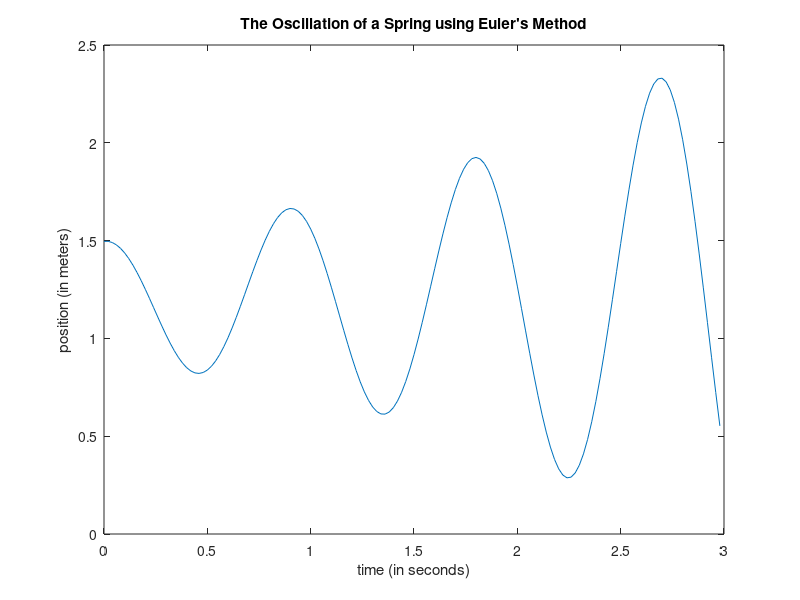
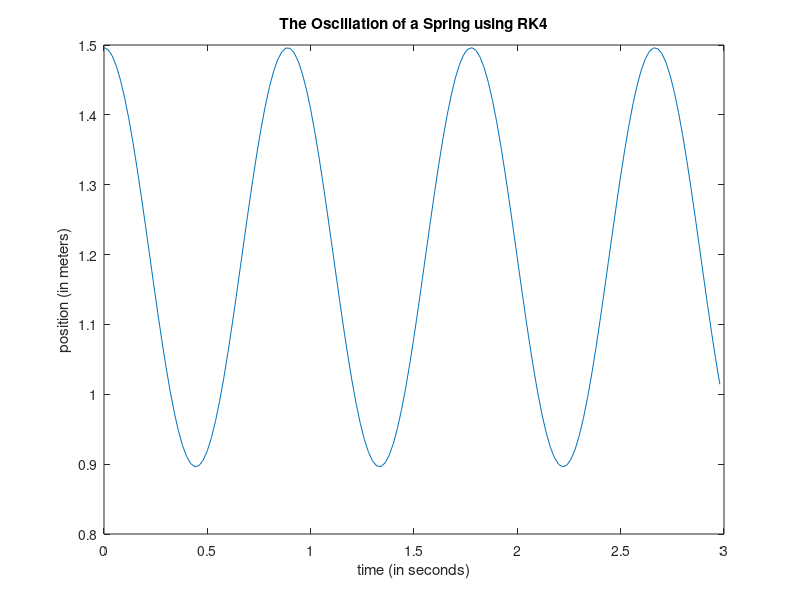

Source code (MATLAB) for these figures, in order:
% Sophia Szady
% Lab 1: Runge-Kutta 4
% 11/2/23

% Exercise 2: Implementing a Runge-Kutta 4 simulation of an undamped
% weighted spring system

%declaring initial parameters for the simulation

g = 9.81; % gravitational constant in m/s^2
k = 10; % spring constant in N/m
m = 0.2; % mass of the weight on the spring 
unweighted_length = 1; % length of the spring without a weight in m
init_displacement = 0.3; % initial displacement of the spring in m
weight_displacement = m*g / k; % amount the weight pulls down on the spring
init_length = unweighted_length + init_displacement + weight_displacement; 
% position at the start of the simualation
displacement = init_length - unweighted_length; %distance from the original
% position
time_step = 0.02; % time step in the simulation
simulation_length = 3; % length of the simulation
num_steps = simulation_length/time_step; % number of iterations in the 
% simulation 
weight = g * m ; % weight = gravitational constant * mass

% setting up an array for the acceleration, velocity, and position values 
% for each time step in the simulation
e_accelerations = zeros(num_steps,1); 
e_velocities = zeros(num_steps,1); 
e_positions = zeros(num_steps,1);

% Euler implementation to understand the system before implementing RK4

e_velocities(1) = 0; % position is not changing at the beginning
e_positions(1) = init_length; % where the spring starts

dvdt = @(ts, pos, vel) ((-k * (pos-unweighted_length))+weight)/m; 
% the rate of change of velocity (the acceleration)
dpdt = @(ts, pos, vel) vel;
% the rate of change of the position (the acceleration)

% As this is a second order system the acceleration is calculated to
% determine the velocity and the velocity determines the position, and the
% position from the previous time step helps calculate the acceleration
for i = 2:num_steps
    % calculating the velocity and position at given time step i 
    e_velocities(i) = e_velocities(i-1) + dvdt(time_step, e_positions(i-1), ...
        e_velocities(i-1)) * time_step;
    e_positions(i) = e_positions(i-1) + dpdt(time_step, e_positions(i-1), ...
        e_velocities(i-1)) *time_step;
end

% graphing the position with respect to time to see the oscillation of the
% spring
figure
plot(0:time_step:simulation_length-time_step,e_positions)
xlabel("time (in seconds)")
ylabel("position (in meters)")
title("The Oscillation of a Spring using Euler's Method")

% RK4 Simulation for the undamped weighted spring system

% initializing the arrays for the velocities and positions over the course
% of the simulation
RK4_velocities = zeros(num_steps,1);
RK4_positions = zeros(num_steps,1);

RK4_accelerations(1) = (-k*displacement+weight)/m; % using initial values
RK4_velocities(1) = 0; % position is not changing at the beginning
RK4_positions(1) = init_length; % where the spring starts


for i = 2:num_steps
    % Delta 1 uses euler's method to calculate the change in position and 
    % velocity at the given time step
    delta_velocity1 = dvdt(time_step*(i-1), RK4_positions(i-1), ...
        RK4_velocities(i-1))* time_step; 
    delta_position1 = dpdt(time_step*(i-1), RK4_positions(i-1), ... 
        RK4_velocities(i-1))* time_step; 
    % Delta 2 estimates halfway between the previous time step and the
    % current time step using delta 1
    delta_velocity2 = dvdt(time_step*(i-1)+time_step*0.5, RK4_positions(i-1)+ ...
        delta_position1*0.5, RK4_velocities(i-1)+delta_velocity1*0.5)*time_step;
    delta_position2 = dpdt(time_step*(i-1)+time_step*0.5, RK4_positions(i-1)+ ...
        delta_position1*0.5, RK4_velocities(i-1)+delta_velocity1*0.5)*time_step;
    % Delta 3 estimates halfway between the previous time step and the
    % current time step using delta 2
    delta_velocity3 = dvdt(time_step*(i-1)+time_step*0.5, RK4_positions(i-1)+ ...
        delta_position2*0.5, RK4_velocities(i-1)+delta_velocity2*0.5)*time_step;
    delta_position3 = dpdt(time_step*(i-1)+time_step*0.5, RK4_positions(i-1)+ ...
        delta_position2*0.5, RK4_velocities(i-1)+delta_velocity2*0.5)*time_step;
    % Delta 4 estimates the change in position and velocity using delta 3 
    delta_velocity4 = dvdt(time_step*(i-1)+time_step, RK4_positions(i-1)+ ...
        delta_position3, RK4_velocities(i-1)+delta_velocity3)*time_step;
    delta_position4 = dpdt(time_step*(i-1)+time_step, RK4_positions(i-1)+ ...
        delta_position3, RK4_velocities(i-1)+delta_velocity3)*time_step;
    % a weighted average is calculated that places more weight on delta 2
    % and delta 3 to calculate the estimated change in velocity and
    % position
    delta_velocity = ((delta_velocity1 + (2*delta_velocity2) + ...
        (2*delta_velocity3) + delta_velocity4)/6);
    delta_position = ((delta_position1 + (2* delta_position2) + ...
        (2*delta_position3) + delta_position4)/6);
    % the estimated change is added to the previous value of velocity and
    % position
    RK4_velocities(i) = RK4_velocities(i-1) + delta_velocity;
    RK4_positions(i) = RK4_positions(i-1) + delta_position;
end

% plotting the position over time for the simulation
figure
plot(0:time_step:simulation_length-time_step, RK4_positions)
xlabel("time (in seconds)")
ylabel("position (in meters)")
title("The Oscillation of a Spring using RK4")


